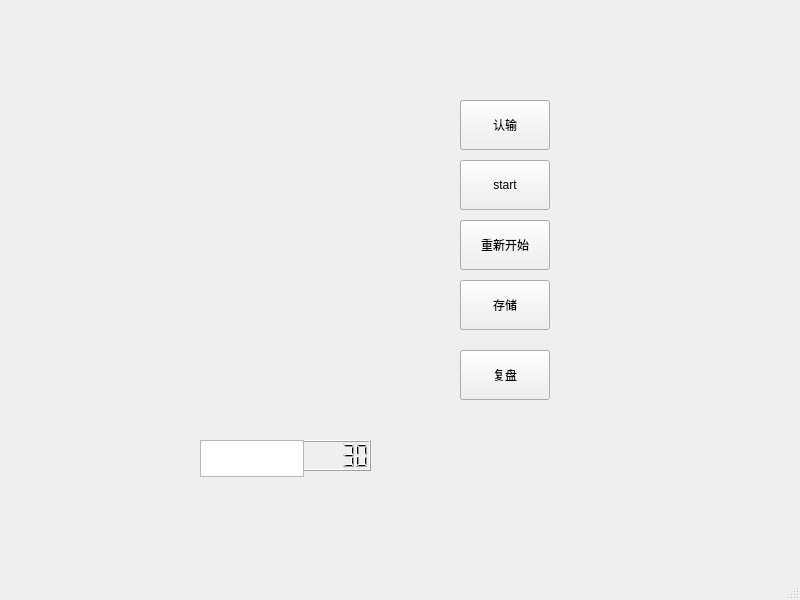
<?xml version="1.0" encoding="UTF-8"?>
<ui version="4.0">
 <class>MainWindow</class>
 <widget class="QMainWindow" name="MainWindow">
  <property name="geometry">
   <rect>
    <x>0</x>
    <y>0</y>
    <width>800</width>
    <height>600</height>
   </rect>
  </property>
  <property name="windowTitle">
   <string>MainWindow</string>
  </property>
  <widget class="QWidget" name="centralwidget">
   <widget class="QPushButton" name="quitButton">
    <property name="geometry">
     <rect>
      <x>460</x>
      <y>100</y>
      <width>90</width>
      <height>50</height>
     </rect>
    </property>
    <property name="text">
     <string>认输</string>
    </property>
   </widget>
   <widget class="QLCDNumber" name="lcdNumber">
    <property name="geometry">
     <rect>
      <x>300</x>
      <y>440</y>
      <width>71</width>
      <height>31</height>
     </rect>
    </property>
    <property name="value" stdset="0">
     <double>30.000000000000000</double>
    </property>
   </widget>
   <widget class="QPushButton" name="startButton">
    <property name="geometry">
     <rect>
      <x>460</x>
      <y>160</y>
      <width>90</width>
      <height>50</height>
     </rect>
    </property>
    <property name="text">
     <string>start</string>
    </property>
   </widget>
   <widget class="QPlainTextEdit" name="CountDown">
    <property name="geometry">
     <rect>
      <x>200</x>
      <y>440</y>
      <width>104</width>
      <height>37</height>
     </rect>
    </property>
   </widget>
   <widget class="QPushButton" name="restart">
    <property name="geometry">
     <rect>
      <x>460</x>
      <y>220</y>
      <width>90</width>
      <height>50</height>
     </rect>
    </property>
    <property name="text">
     <string>重新开始</string>
    </property>
   </widget>
   <widget class="QPushButton" name="savebutton">
    <property name="geometry">
     <rect>
      <x>460</x>
      <y>280</y>
      <width>90</width>
      <height>50</height>
     </rect>
    </property>
    <property name="text">
     <string>存储</string>
    </property>
   </widget>
   <widget class="QPushButton" name="reproduce">
    <property name="geometry">
     <rect>
      <x>460</x>
      <y>350</y>
      <width>90</width>
      <height>50</height>
     </rect>
    </property>
    <property name="text">
     <string>复盘</string>
    </property>
   </widget>
  </widget>
  <widget class="QMenuBar" name="menubar">
   <property name="geometry">
    <rect>
     <x>0</x>
     <y>0</y>
     <width>800</width>
     <height>26</height>
    </rect>
   </property>
  </widget>
  <widget class="QStatusBar" name="statusbar"/>
 </widget>
 <resources/>
 <connections/>
</ui>
